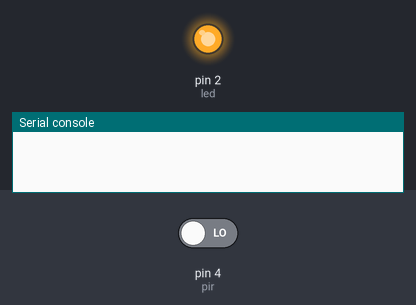
A program run on a simulated MicroPython board. Parts: output pins drawn as LEDs (lit = HIGH), the last lines printed to the serial console. The inputs (shaded band) are chosen by the test bench; at power-on: pin 4 (pir) LOW.

Above: at 5.0 s.
At 10.5 s:
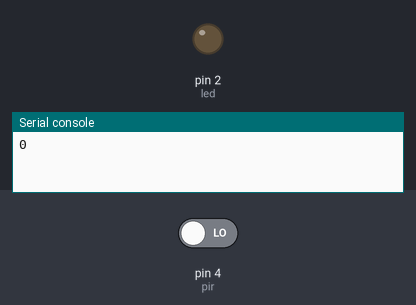
Timing chart, 0 to 14.3 s (numbered marks = the images above):
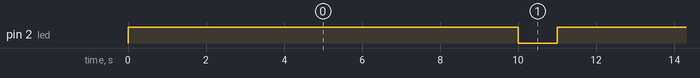

Measured:
- by itself, pin 2 (led): alternates HIGH for 10.0 s and LOW for 1.0 s

The program:

main.py
```python
from machine import Pin
import time

motion = False
BubbleCount = 0

def handle_interrupt(pin):
    time.sleep_ms(50)
    global BubbleCount
    BubbleCount = BubbleCount + 1
    global interrupt_pin
    interrupt_pin = pin

led = Pin(2, Pin.OUT)
pir = Pin(4, Pin.IN)

pir.irq(trigger=Pin.IRQ_RISING, handler=handle_interrupt)

while True:
    led.value(1)
    time.sleep(10)
    led.value(0)
    print(BubbleCount)
    BubbleCount = 0
    time.sleep(1)
```
